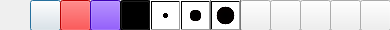
<?xml version="1.0" encoding="UTF-8"?>
<ui version="4.0">
 <class>Toolbar</class>
 <widget class="QDialog" name="Toolbar">
  <property name="geometry">
   <rect>
    <x>0</x>
    <y>0</y>
    <width>390</width>
    <height>30</height>
   </rect>
  </property>
  <property name="windowTitle">
   <string>Dialog</string>
  </property>
  <widget class="QPushButton" name="pen">
   <property name="geometry">
    <rect>
     <x>30</x>
     <y>0</y>
     <width>31</width>
     <height>31</height>
    </rect>
   </property>
   <property name="text">
    <string/>
   </property>
  </widget>
  <widget class="QPushButton" name="pgup">
   <property name="geometry">
    <rect>
     <x>270</x>
     <y>0</y>
     <width>31</width>
     <height>31</height>
    </rect>
   </property>
   <property name="styleSheet">
    <string notr="true">background: url(:/images/123.png);

</string>
   </property>
   <property name="text">
    <string/>
   </property>
  </widget>
  <widget class="QPushButton" name="pgdn">
   <property name="geometry">
    <rect>
     <x>300</x>
     <y>0</y>
     <width>31</width>
     <height>31</height>
    </rect>
   </property>
   <property name="text">
    <string/>
   </property>
  </widget>
  <widget class="QPushButton" name="eraser">
   <property name="geometry">
    <rect>
     <x>240</x>
     <y>0</y>
     <width>31</width>
     <height>31</height>
    </rect>
   </property>
   <property name="styleSheet">
    <string notr="true"/>
   </property>
   <property name="text">
    <string/>
   </property>
  </widget>
  <widget class="QPushButton" name="red">
   <property name="geometry">
    <rect>
     <x>60</x>
     <y>0</y>
     <width>31</width>
     <height>31</height>
    </rect>
   </property>
   <property name="styleSheet">
    <string notr="true">background-color: rgb(255, 0, 0);</string>
   </property>
   <property name="text">
    <string/>
   </property>
  </widget>
  <widget class="QPushButton" name="blue">
   <property name="geometry">
    <rect>
     <x>90</x>
     <y>0</y>
     <width>31</width>
     <height>31</height>
    </rect>
   </property>
   <property name="styleSheet">
    <string notr="true">background-color: rgb(85, 0, 255);</string>
   </property>
   <property name="text">
    <string/>
   </property>
  </widget>
  <widget class="QPushButton" name="black">
   <property name="geometry">
    <rect>
     <x>120</x>
     <y>0</y>
     <width>31</width>
     <height>31</height>
    </rect>
   </property>
   <property name="styleSheet">
    <string notr="true">background-color: rgb(0, 0, 0);</string>
   </property>
   <property name="text">
    <string/>
   </property>
  </widget>
  <widget class="QPushButton" name="small">
   <property name="geometry">
    <rect>
     <x>150</x>
     <y>0</y>
     <width>31</width>
     <height>31</height>
    </rect>
   </property>
   <property name="styleSheet">
    <string notr="true">background-color: qradialgradient(spread:pad, cx:0.5, cy:0.5, radius:0.5, fx:0.5, fy:0.5, stop:0 rgba(0, 0, 0, 255), stop:0.181818 rgba(5, 0, 0, 255), stop:0.198864 rgba(255, 255, 255, 255), stop:1 rgba(255, 255, 255, 255));</string>
   </property>
   <property name="text">
    <string/>
   </property>
  </widget>
  <widget class="QPushButton" name="big">
   <property name="geometry">
    <rect>
     <x>210</x>
     <y>0</y>
     <width>31</width>
     <height>31</height>
    </rect>
   </property>
   <property name="styleSheet">
    <string notr="true">background-color: qradialgradient(spread:pad, cx:0.5, cy:0.5, radius:0.5, fx:0.5, fy:0.5, stop:0 rgba(0, 0, 0, 255), stop:0.653409 rgba(5, 0, 0, 255), stop:0.670455 rgba(255, 255, 255, 255), stop:1 rgba(255, 255, 255, 255));</string>
   </property>
   <property name="text">
    <string/>
   </property>
  </widget>
  <widget class="QPushButton" name="mid">
   <property name="geometry">
    <rect>
     <x>180</x>
     <y>0</y>
     <width>31</width>
     <height>31</height>
    </rect>
   </property>
   <property name="styleSheet">
    <string notr="true">background-color: qradialgradient(spread:pad, cx:0.5, cy:0.5, radius:0.5, fx:0.5, fy:0.5, stop:0 rgba(0, 0, 0, 255), stop:0.420455 rgba(5, 0, 0, 255), stop:0.443182 rgba(255, 255, 255, 255), stop:1 rgba(255, 255, 255, 255));</string>
   </property>
   <property name="text">
    <string/>
   </property>
  </widget>
  <widget class="QPushButton" name="minimize">
   <property name="geometry">
    <rect>
     <x>330</x>
     <y>0</y>
     <width>31</width>
     <height>31</height>
    </rect>
   </property>
   <property name="text">
    <string/>
   </property>
  </widget>
  <widget class="QPushButton" name="exit">
   <property name="geometry">
    <rect>
     <x>360</x>
     <y>0</y>
     <width>31</width>
     <height>31</height>
    </rect>
   </property>
   <property name="text">
    <string/>
   </property>
  </widget>
 </widget>
 <resources/>
 <connections/>
</ui>
